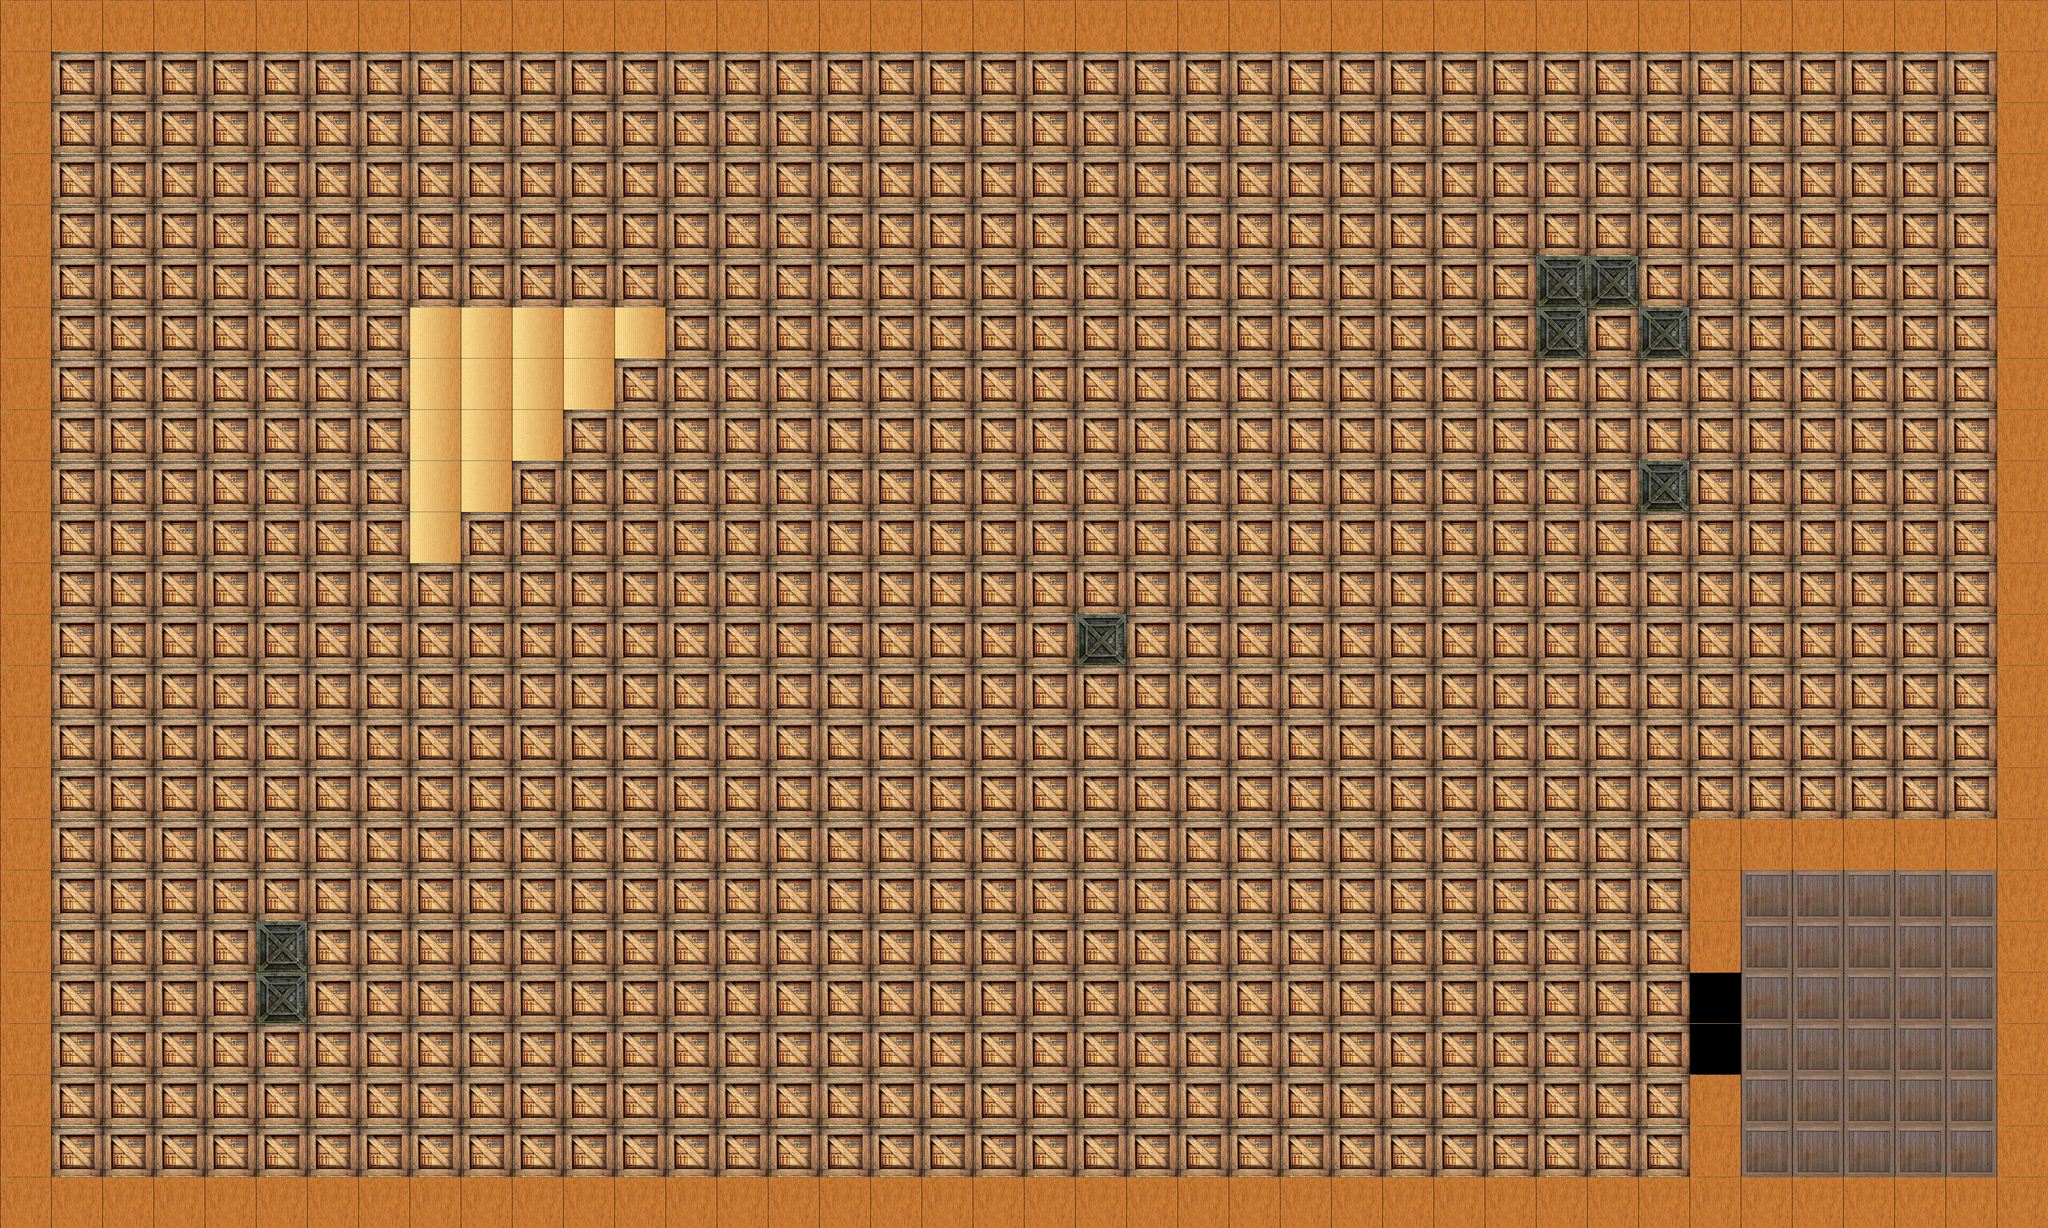

This game map was drawn from its Tiled (.tmx) file and the tilesets committed beside it. A one-line description and the trimmed map source follow:
An orthogonal 40x24 tile map with 128x128 px tiles, 1 tile layer (Tile Layer 1).

<map version="1.0" orientation="orthogonal" width="40" height="24" tilewidth="128" tileheight="128">
 <tileset firstgid="0" name="ground" tilewidth="128" tileheight="128" spacing="2">
  <image source="Wood.png" width="256" height="1024" />
  <tile id="1">
   <properties>
    <property name="type" value="explosive" />
   </properties>
  </tile>
  <tile id="2">
   <properties>
    <property name="type" value="wall" />
   </properties>
  </tile>
  <tile id="3">
   <properties>
    <property name="type" value="healer" />
   </properties>
  </tile>
  <tile id="5">
   <properties>
    <property name="type" value="healer" />
   </properties>
  </tile>
 </tileset>
 <layer name="Tile Layer 1" width="40" height="24">
  <data>[960 cells, 960 non-empty, 6 distinct tile ids]</data>
 </layer>
</map>